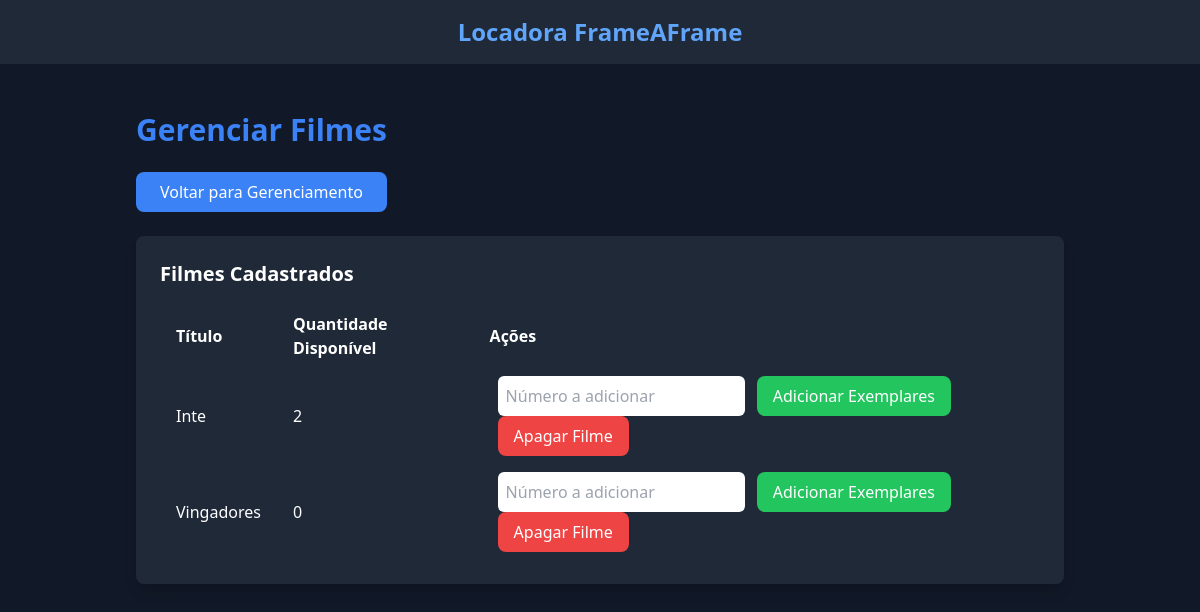
/gerenciar_filmes (signed in), run on an earlier commit of the app's database.
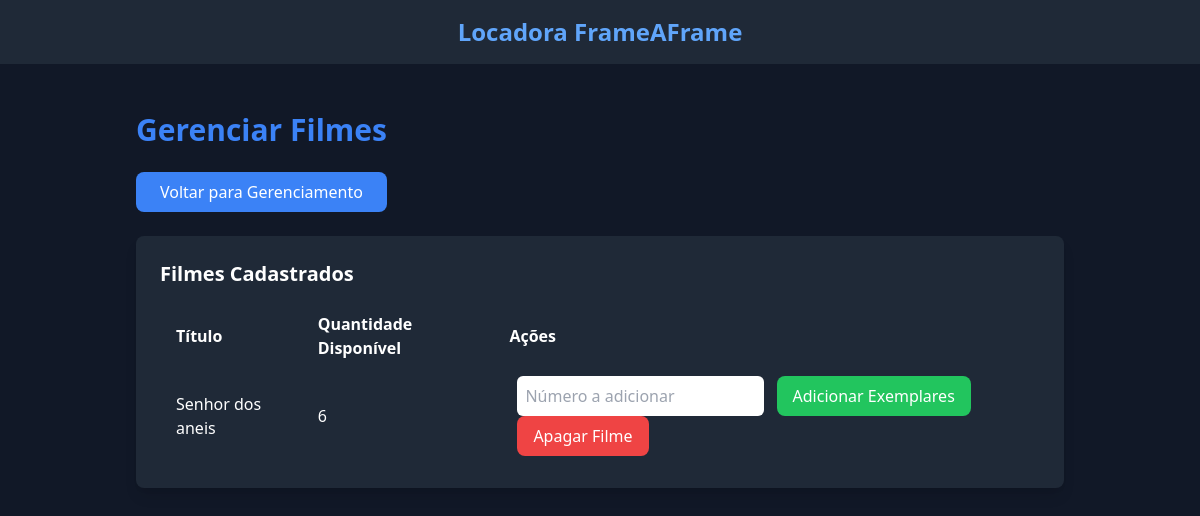
And on a later commit of the database.
### app/models.py (models this page shows, shortened)
class Filme(db.Model):
    id = db.Column(db.Integer, primary_key=True)
    titulo = db.Column(db.String(100), unique=True, nullable=False)
    genero = db.Column(db.String(50), nullable=False)
    ano = db.Column(db.Integer, nullable=False)
    diretor = db.Column(db.String(100))
    quantidade_disponivel = db.Column(db.Integer, nullable=False)
    descricao = db.Column(db.Text, nullable=True)  # 🔹 Adicionamos descrição
    preco = db.Column(db.Float, nullable=False)  # 🔹 Adicionamos preço
    imagem_url = db.Column(db.String(255), nullable=True)  # 🔹 Link da imagem

### app/routes/filmes.py (the view, shortened to what this page needs)
@filmes_bp.route("/gerenciar_filmes", methods=["GET", "POST"])
@login_required
def gerenciar_filmes():
    filmes = Filme.query.all()
    return render_template("gerenciar_filmes.html", filmes=filmes)

### app/__init__.py (called while the page is built)
@login_manager.user_loader
def load_user(user_id):
    from app.models import Usuario
    return Usuario.query.get(int(user_id))

### app/templates/gerenciar_filmes.html (shortened to what this page needs)
{% extends "base.html" %}
{% block content %}
<div class="w-full p-6">
    <h1 class="text-3xl font-bold text-blue-500 mb-6">Gerenciar Filmes</h1>
    <a href="{{ url_for('relatorios.hub') }}" class="inline-block bg-blue-500 text-white px-6 py-2 rounded-lg mb-6 hover:bg-blue-600 transition">
        Voltar para Gerenciamento
    </a>
    <div class="bg-gray-800 p-6 rounded-lg shadow-lg">
        <h2 class="text-xl font-semibold text-white mb-4">Filmes Cadastrados</h2>
        <table class="w-full text-white">
            <thead>
                <tr>
                    <th class="px-4 py-2 text-left">Título</th>
                    <th class="px-4 py-2 text-left">Quantidade Disponível</th>
                    <th class="px-4 py-2 text-left">Ações</th>
                </tr>
            </thead>
            <tbody>
                {% for filme in filmes %}
                <tr>
                    <td class="px-4 py-2">{{ filme.titulo }}</td>
                    <td class="px-4 py-2">{{ filme.quantidade_disponivel }}</td>
                    <td class="px-4 py-2">
                        <form method="POST" class="inline-block space-x-2" onsubmit="return showAddConfirmationPopup();">
                            <input type="number" name="quantidade" placeholder="Número a adicionar" min="1" class="p-2 rounded-md text-black">
                            <button type="submit" name="adicionar_exemplares" class="bg-green-500 text-white px-4 py-2 rounded-lg hover:bg-green-600 transition">
                                Adicionar Exemplares
                            </button>
                        </form>
                        <form method="POST" class="inline-block ml-2" onsubmit="return confirmDelete();">
                            <button type="submit" name="remover_filme" class="bg-red-500 text-white px-4 py-2 rounded-lg hover:bg-red-600 transition">
                                Apagar Filme
                            </button>
                        </form>
                    </td>
                </tr>
                {% endfor %}
            </tbody>
        </table>
    </div>
</div>
{% endblock %}

What changed in the data, as far as the page shows it:
removed Filme: titulo "Inte", quantidade_disponivel "2"
removed Filme: titulo "Vingadores", quantidade_disponivel "0"
added Filme: titulo "Senhor dos aneis", quantidade_disponivel "6"
